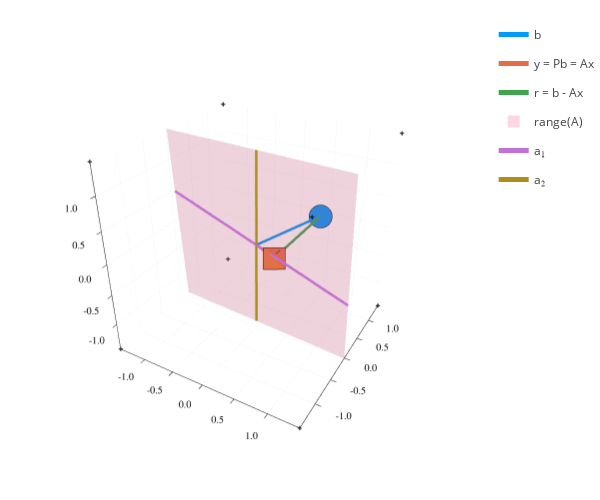

Here is the notebook cell this chart was saved with:
### Code cell
q = plot_ls_diagram(randn(3,2), randn(3))
plot!(q, size=(600,500))

### Figure 1 — Plotly figure (JSON) as saved in the notebook; plotly's stock layout.template omitted (floating-point values rounded to 4 significant figures)
{"data": [{"colorbar": {"title": ""}, "hoverinfo": "text", "legendgroup": "b", "line": {"color": "rgba(0, 154, 250, 1.000)", "dash": "solid", "shape": "linear", "width": 5}, "mode": "lines", "name": "b", "scene": "scene", "showlegend": true, "text": ["b:<br>+0.39<br>+1.32<br>-0.03", "b:<br>+0.39<br>+1.32<br>-0.03"], "type": "scatter3d", "x": [0, 0.3933], "xaxis": "x", "y": [0, 1.319], "yaxis": "y", "z": [0, -0.02792], "zaxis": "z", "zmax": null, "zmin": null}, {"colorbar": {"title": ""}, "legendgroup": "", "line": {"color": "rgba(0, 154, 250, 1.000)", "dash": "solid", "shape": "linear", "width": 5}, "marker": {"color": "rgba(0, 154, 250, 1.000)", "line": {"color": "rgba(0, 0, 0, 1.000)", "width": 1}, "size": 8, "symbol": "octagon"}, "mode": "lines+markers", "name": "", "scene": "scene", "showlegend": false, "type": "scatter3d", "x": [0.3933], "xaxis": "x", "y": [1.319], "yaxis": "y", "z": [-0.02792], "zaxis": "z", "zmax": null, "zmin": null}, {"colorbar": {"title": ""}, "legendgroup": "", "marker": {"color": "rgba(62, 164, 78, 1.000)", "line": {"color": "rgba(0, 0, 0, 1.000)", "width": 1}, "size": 2, "symbol": "cross"}, "mode": "markers", "name": "", "scene": "scene", "showlegend": false, "type": "scatter3d", "x": [-1.451, 1.451, -1.451, 1.451, -1.451, 1.451, -1.451, 1.451], "xaxis": "x", "y": [-1.451, -1.451, 1.451, 1.451, -1.451, -1.451, 1.451, 1.451], "yaxis": "y", "z": [-1.451, -1.451, -1.451, -1.451, 1.451, 1.451, 1.451, 1.451], "zaxis": "z", "zmax": null, "zmin": null}, {"colorbar": {"title": ""}, "hoverinfo": "text", "legendgroup": "y = Pb = Ax", "line": {"color": "rgba(227, 111, 71, 1.000)", "dash": "solid", "shape": "linear", "width": 5}, "mode": "lines", "name": "y = Pb = Ax", "scene": "scene", "showlegend": true, "text": ["x:<br>+0.17<br>+0.02<br>y:<br>+0.29<br>-0.01<br>-0.13", "x:<br>+0.17<br>+0.02<br>y:<br>+0.29<br>-0.01<br>-0.13"], "type": "scatter3d", "x": [0, 0.2893], "xaxis": "x", "y": [0, -0.0133], "yaxis": "y", "z": [0, -0.126], "zaxis": "z", "zmax": null, "zmin": null}, {"colorbar": {"title": ""}, "legendgroup": "", "line": {"color": "rgba(227, 111, 71, 1.000)", "dash": "solid", "shape": "linear", "width": 5}, "marker": {"color": "rgba(227, 111, 71, 1.000)", "line": {"color": "rgba(0, 0, 0, 1.000)", "width": 1}, "size": 8, "symbol": "square"}, "mode": "lines+markers", "name": "", "scene": "scene", "showlegend": false, "type": "scatter3d", "x": [0.2893], "xaxis": "x", "y": [-0.0133], "yaxis": "y", "z": [-0.126], "zaxis": "z", "zmax": null, "zmin": null}, {"colorbar": {"title": ""}, "hoverinfo": "text", "legendgroup": "r = b - Ax", "line": {"color": "rgba(62, 164, 78, 1.000)", "dash": "solid", "shape": "linear", "width": 5}, "mode": "lines", "name": "r = b - Ax", "scene": "scene", "showlegend": true, "text": ["r:<br>+0.10<br>+1.33<br>+0.10", "r:<br>+0.10<br>+1.33<br>+0.10"], "type": "scatter3d", "x": [0.2893, 0.3933], "xaxis": "x", "y": [-0.0133, 1.319], "yaxis": "y", "z": [-0.126, -0.02792], "zaxis": "z", "zmax": null, "zmin": null}, {"color": "rgba(237, 94, 147, 0.500)", "colorbar": {"title": ""}, "colorscale": [[0, "rgba(237, 94, 147, 0.500)"], [1, "rgba(237, 94, 147, 0.500)"]], "hoverinfo": "none", "name": "range(A)", "opacity": 0.5, "scene": "scene", "showlegend": true, "showscale": false, "type": "mesh3d", "x": [-1.451, 1.451, -1.451, 1.451], "xaxis": "x", "y": [0.2201, -0.006392, 0.006392, -0.2201], "yaxis": "y", "z": [-1.451, -1.451, 1.451, 1.451], "zaxis": "z", "zmax": null, "zmin": null}, {"colorbar": {"title": ""}, "hoverinfo": "text", "legendgroup": "a₁", "line": {"color": "rgba(195, 113, 210, 1.000)", "dash": "solid", "shape": "linear", "width": 5}, "mode": "lines", "name": "a₁", "scene": "scene", "showlegend": true, "text": ["a₁:<br>+1.73<br>-0.09<br>-0.56", "a₁:<br>+1.73<br>-0.09<br>-0.56"], "type": "scatter3d", "x": [-1.451, 1.451], "xaxis": "x", "y": [0.07843, -0.07843], "yaxis": "y", "z": [0.4727, -0.4727], "zaxis": "z", "zmax": null, "zmin": null}, {"colorbar": {"title": ""}, "hoverinfo": "text", "legendgroup": "a₂", "line": {"color": "rgba(172, 142, 24, 1.000)", "dash": "solid", "shape": "linear", "width": 5}, "mode": "lines", "name": "a₂", "scene": "scene", "showlegend": true, "text": ["a₂:<br>-0.07<br>+0.13<br>-1.63", "a₂:<br>-0.07<br>+0.13<br>-1.63"], "type": "scatter3d", "x": [0.06246, -0.06246], "xaxis": "x", "y": [-0.1117, 0.1117], "yaxis": "y", "z": [1.451, -1.451], "zaxis": "z", "zmax": null, "zmin": null}, {"colorbar": {"title": ""}, "legendgroup": "", "line": {"color": "rgba(0, 0, 0, 1.000)", "dash": "solid", "shape": "linear", "width": 1}, "mode": "lines", "name": "", "scene": "scene", "showlegend": false, "type": "scatter3d", "x": [0.1977, 0.2055, 0.2971], "xaxis": "x", "y": [-0.009088, 0.09034, 0.08613], "yaxis": "y", "z": [-0.08613, -0.07881, -0.1187], "zaxis": "z", "zmax": null, "zmin": null}, {"colorbar": {"title": ""}, "legendgroup": "", "line": {"color": "rgba(0, 0, 0, 1.000)", "dash": "solid", "shape": "linear", "width": 1}, "mode": "lines", "name": "", "scene": "scene", "showlegend": false, "type": "scatter3d", "x": [0.3287, 0.3364, 0.2971], "xaxis": "x", "y": [-0.0231, 0.07633, 0.08613], "yaxis": "y", "z": [-0.03464, -0.02731, -0.1187], "zaxis": "z", "zmax": null, "zmin": null}], "layout": {"annotations": [], "height": 500, "legend_position": {"bgcolor": "rgba(255, 255, 255, 1.000)", "bordercolor": "rgba(0, 0, 0, 1.000)", "borderwidth": 1, "font": {"color": "rgba(0, 0, 0, 1.000)", "family": "sans-serif", "size": 11}, "title": {"font": {"color": "rgba(0, 0, 0, 1.000)", "family": "sans-serif", "size": 15}, "text": ""}, "tracegroupgap": 0, "traceorder": "normal", "x": 1, "xanchor": "auto", "y": 1, "yanchor": "auto"}, "margin": {"b": 20, "l": 0, "r": 0, "t": 20}, "paper_bgcolor": "rgba(255, 255, 255, 1.000)", "plot_bgcolor": "rgba(255, 255, 255, 1.000)", "scene": {"camera": {"eye": {"x": 1.126, "y": -1.95, "z": 1.3}}, "domain": {"x": [0.06582, 0.9934], "y": [0.0301, 0.9921]}, "xaxis": {"gridcolor": "rgba(0, 0, 0, 0.100)", "gridwidth": 0.5, "linecolor": "rgba(0, 0, 0, 1.000)", "mirror": false, "range": [-1.451, 1.451], "showgrid": true, "showline": true, "showticklabels": true, "tickangle": 0, "tickcolor": "rgb(0, 0, 0)", "tickfont": {"color": "rgba(0, 0, 0, 1.000)", "family": "sans-serif", "size": 11}, "tickmode": "array", "ticks": "inside", "ticktext": ["-1.0", "-0.5", "0.0", "0.5", "1.0"], "tickvals": [-1, -0.5, 0, 0.5, 1], "title": "", "titlefont": {"color": "rgba(0, 0, 0, 1.000)", "family": "sans-serif", "size": 15}, "type": "-", "visible": true, "zeroline": false, "zerolinecolor": "rgba(0, 0, 0, 1.000)"}, "yaxis": {"gridcolor": "rgba(0, 0, 0, 0.100)", "gridwidth": 0.5, "linecolor": "rgba(0, 0, 0, 1.000)", "mirror": false, "range": [-1.451, 1.451], "showgrid": true, "showline": true, "showticklabels": true, "tickangle": 0, "tickcolor": "rgb(0, 0, 0)", "tickfont": {"color": "rgba(0, 0, 0, 1.000)", "family": "sans-serif", "size": 11}, "tickmode": "array", "ticks": "inside", "ticktext": ["-1.0", "-0.5", "0.0", "0.5", "1.0"], "tickvals": [-1, -0.5, 0, 0.5, 1], "title": "", "titlefont": {"color": "rgba(0, 0, 0, 1.000)", "family": "sans-serif", "size": 15}, "type": "-", "visible": true, "zeroline": false, "zerolinecolor": "rgba(0, 0, 0, 1.000)"}, "zaxis": {"gridcolor": "rgba(0, 0, 0, 0.100)", "gridwidth": 0.5, "linecolor": "rgba(0, 0, 0, 1.000)", "mirror": false, "range": [-1.451, 1.451], "showgrid": true, "showline": true, "showticklabels": true, "tickangle": 0, "tickcolor": "rgb(0, 0, 0)", "tickfont": {"color": "rgba(0, 0, 0, 1.000)", "family": "sans-serif", "size": 11}, "tickmode": "array", "ticks": "inside", "ticktext": ["-1.0", "-0.5", "0.0", "0.5", "1.0"], "tickvals": [-1, -0.5, 0, 0.5, 1], "title": "", "titlefont": {"color": "rgba(0, 0, 0, 1.000)", "family": "sans-serif", "size": 15}, "type": "-", "visible": true, "zeroline": false, "zerolinecolor": "rgba(0, 0, 0, 1.000)"}}, "showlegend": true, "width": 600}}
